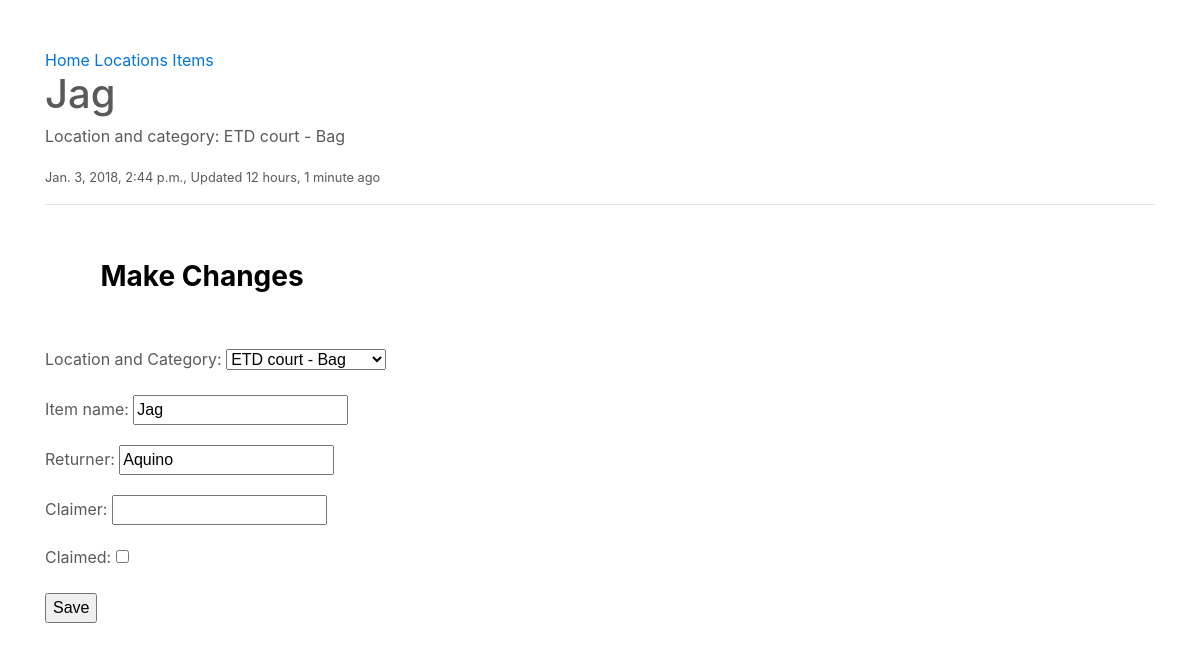
Screenshot of /items/jag/ (signed in) with the database file from the repository.
### items/models.py (models this page shows, shortened)
class Item(models.Model):
	user					= models.ForeignKey(User)
	location_and_Category	= models.ForeignKey(Location)
	item_name				= models.CharField(max_length=120)
	returner				= models.CharField(max_length=120)
	claimer					= models.CharField(max_length=120, null=True, blank=True)
	claimed					= models.BooleanField(default=False)
	timestamp				= models.DateTimeField(auto_now_add=True)
	updated					= models.DateTimeField(auto_now=True)
	slug					= models.SlugField(null=True, blank=True)
	class Meta:
		ordering = ['-updated', '-timestamp']
	@property
	def title(self):
		return self.item_name

### locations/models.py (models this page shows, shortened)
class Location(models.Model):
	user 				= models.ForeignKey(User)
	location 			= models.CharField(max_length=120)
	category 			= models.CharField(max_length=120)
	timestamp			= models.DateTimeField(auto_now_add=True)
	updated				= models.DateTimeField(auto_now=True)
	slug				= models.SlugField(null=True, blank=True)
	def __str__(self):
		return '%s - %s' % (self.location, self.category)
	class Meta:
		ordering = ['-updated', '-timestamp']

### items/views.py (the view)
# urls.py: url(r'^(?P<slug>[\w-]+)/$', ItemUpdateView.as_view(), name='edit')
class ItemUpdateView(UpdateView):
	form_class = ItemCreateForm
	template_name = 'items/detail-update.html'
	def get_queryset(self):
		return Item.objects.filter(user=self.request.user)
	def get_context_data(self, *args, **kwargs):
		context = super(ItemUpdateView, self).get_context_data(*args, **kwargs)
		context['title'] = 'Update Item'
		return context
	def get_form_kwargs(self):
		kwargs = super(ItemUpdateView, self).get_form_kwargs()
		kwargs['user'] = self.request.user
		return kwargs

### items/forms.py
class ItemCreateForm(forms.ModelForm):
	class Meta:
		model = Item
		fields = [
			'location_and_Category',
			'item_name',
			'returner',
			'claimer',
			'claimed'
		]
	def __init__(self, user=None, *args, **kwargs):
		super(ItemCreateForm, self).__init__(*args, **kwargs)
		self.fields['location_and_Category'].queryset = Location.objects.filter(user=user)

### items/templates/items/detail-update.html (shortened to what this page needs)
{% extends "base.html" %}
{% block content %}
<h1>{{ form.instance.title }}</h1>
<p>Location and category: {{ form.instance.location_and_Category }}</p>
<small>{{ form.instance.timestamp }}, Updated {{ form.instance.updated|timesince }} ago</small>
<hr/>
<h3>Make Changes</h3>
{% include 'snippets/form-snippet.html' with form=form %}
{% endblock %}

### templates/snippets/form-snippet.html (shortened to what this page needs)
{% block content %}
<form method='POST'>{% csrf_token %}
	{{ form.as_p }}
	<button type='submit'>Save</button>
</form>
{% endblock %}

### static/css/carousel.css (style rules this page uses)
div.transbox p,h3 { margin: 5%; font-weight: bold; color: #000000; }
body { padding-top: 3rem; padding-bottom: 3rem; color: #5a5a5a; }
.carousel-caption h3,p { z-index: 10; bottom: 3rem; }

### rows the page displays
Item: instance "Jag", instance.location_and_Category "ETD court - Bag", instance.timestamp "Jan. 3, 2018, 2:44 p.m.", instance.updated "12 hours, 1 minute", location_and_Category "ETD court - Bag", item_name "Jag", returner "Aquino"
